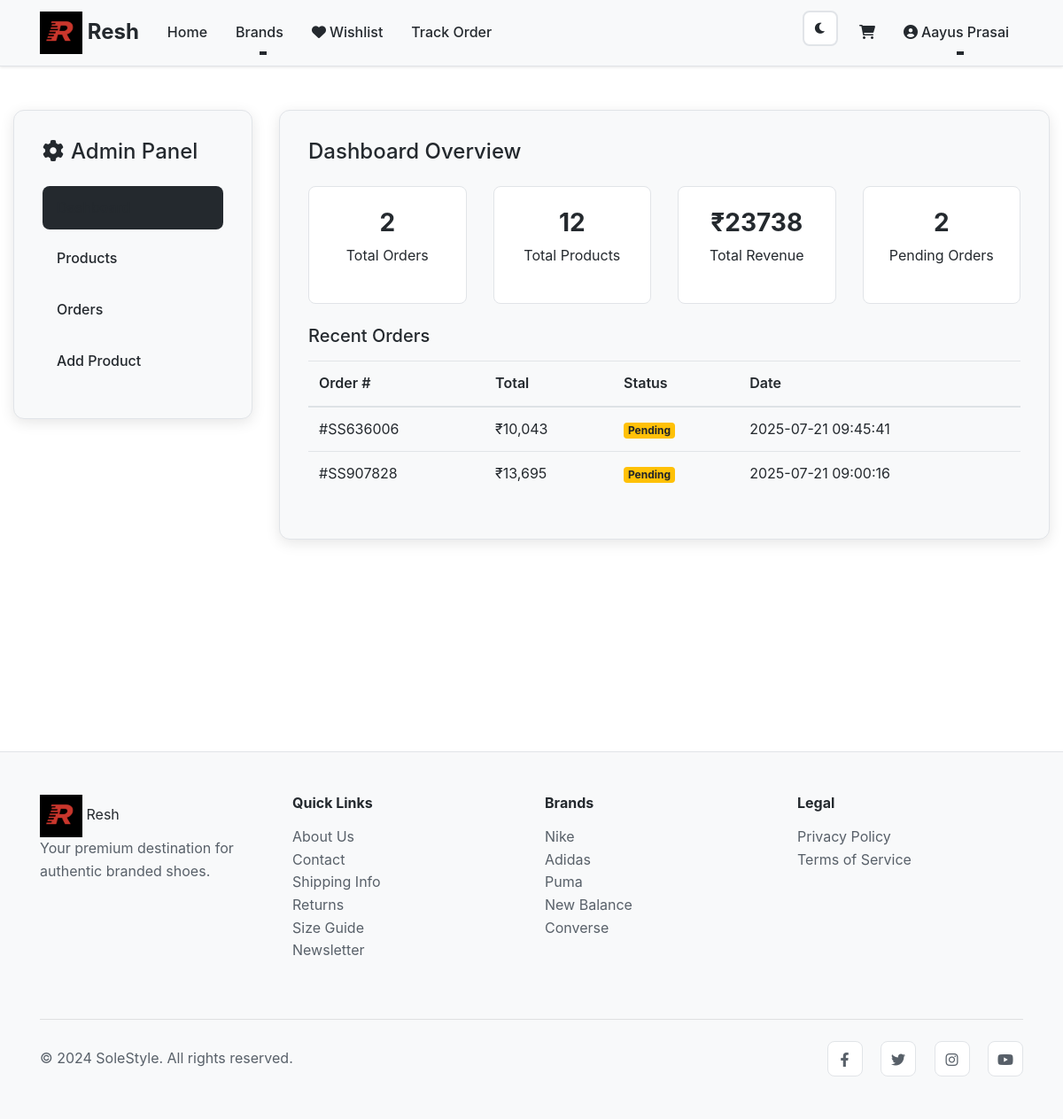
Page /admin (signed in) on the committed database.
### tables this page shows
CREATE TABLE "users" (
	"id"	INTEGER,
	"name"	TEXT NOT NULL,
	"email"	TEXT NOT NULL UNIQUE,
	"password_hash"	TEXT NOT NULL,
	"is_admin"	BOOLEAN DEFAULT FALSE,
	"created_at"	TIMESTAMP DEFAULT CURRENT_TIMESTAMP,
	PRIMARY KEY("id" AUTOINCREMENT)
);

CREATE TABLE orders
    (
        id
        INTEGER
        PRIMARY
        KEY
        AUTOINCREMENT,
        user_id
        INTEGER,
        order_number
        TEXT
        UNIQUE
        NOT
        NULL,
        items
        TEXT
        NOT
        NULL,
        total
        REAL
        NOT
        NULL,
        status
        TEXT
        DEFAULT
        'pending',
        billing_info
        TEXT,
        created_at
        TIMESTAMP
        DEFAULT
        CURRENT_TIMESTAMP,
        FOREIGN
        KEY
                 (
        user_id
                 ) REFERENCES users
                 (
                     id
                 ));

### app.py (the view)
@app.route('/admin')
@admin_required
def admin():
    conn = sqlite3.connect('ecommerce.db')
    conn.row_factory = sqlite3.Row  # Dict-style row access
    c = conn.cursor()
    c.execute("SELECT * FROM orders ORDER BY created_at DESC")
    orders = c.fetchall()
    conn.close()
    return render_template('admin.html', orders=orders, products=products_data)

### app.py (called while the page is built)
def admin_required(f):
    @wraps(f)
    def decorated_function(*args, **kwargs):
        if 'user_id' not in session:
            return redirect(url_for('login'))
        conn = sqlite3.connect('ecommerce.db')
        c = conn.cursor()
        c.execute("SELECT is_admin FROM users WHERE id = ?", (session['user_id'],))
        user = c.fetchone()
        conn.close()
        if not user or not user[0]:
            return redirect(url_for('index'))
        return f(*args, **kwargs)
    return decorated_function

@app.context_processor
def utility_processor():
    return dict(loads=json.loads)

### templates/admin.html (shortened to what this page needs)
{% extends "base.html" %}
{% block content %}
<div class="container-fluid py-5">
    <div class="row">
        <div class="col-lg-3 mb-4">
            <div class="admin-sidebar">
                <h4 class="mb-4"><i class="fas fa-cog text-accent mr-2"></i>Admin Panel</h4>
                <ul class="nav nav-pills flex-column admin-nav" id="adminTabs" role="tablist">
                    <li class="nav-item"><a class="nav-link active" id="dashboard-tab" data-toggle="pill" href="#dashboard">Dashboard</a></li>
                    <li class="nav-item"><a class="nav-link" id="products-tab" data-toggle="pill" href="#products">Products</a></li>
                    <li class="nav-item"><a class="nav-link" id="orders-tab" data-toggle="pill" href="#orders">Orders</a></li>
                    <li class="nav-item"><a class="nav-link" id="add-product-tab" data-toggle="pill" href="#add-product">Add Product</a></li>
                </ul>
            </div>
        </div>
        <div class="col-lg-9">
            <div class="tab-content admin-content" id="adminTabsContent">
                <div class="tab-pane fade show active" id="dashboard" role="tabpanel">
                    <div class="admin-section">
                        <h4 class="mb-4">Dashboard Overview</h4>
                        <div class="row mb-4">
                            <div class="col-md-3"><div class="stat-card"><h3>{{ orders|length }}</h3><p>Total Orders</p></div></div>
                            <div class="col-md-3"><div class="stat-card"><h3>{{ products.values() | map('length') | sum }}</h3><p>Total Products</p></div></div>
                            <div class="col-md-3"><div class="stat-card"><h3>₹{{ orders | sum(attribute='total') | int }}</h3><p>Total Revenue</p></div></div>
                            <div class="col-md-3"><div class="stat-card"><h3>{{ orders | selectattr('status', 'equalto', 'pending') | list | length }}</h3><p>Pending Orders</p></div></div>
                        </div>
                        <div class="recent-activity">
                            <h5 class="mb-3">Recent Orders</h5>
                            <div class="table-responsive">
                                <table class="table table-hover">
                                    <thead><tr><th>Order #</th><th>Total</th><th>Status</th><th>Date</th></tr></thead>
                                    <tbody>
                                    {% for order in orders[:5] %}
                                        <tr>
                                            <td>#{{ order['order_number'] }}</td>
                                            <td>₹{{ "{:,.0f}".format(order['total']) }}</td>
                                            <td><span class="badge badge-{% if order['status'] == 'completed' %}success{% elif order['status'] == 'pending' %}warning{% else %}info{% endif %}">{{ order['status']|title }}</span></td>
                                            <td>{{ order['created_at'] }}</td>
                                        </tr>
                                    {% endfor %}
                                    </tbody>
                                </table>
                            </div>
                        </div>
                    </div>
                </div>
            </div>
        </div>
    </div>
</div>
{% endblock %}

### templates/base.html (shortened to what this page needs)
<!DOCTYPE html>
<html lang="en">
<head>
    <link href="https://stackpath.bootstrapcdn.com/bootstrap/4.5.2/css/bootstrap.min.css" rel="stylesheet">
    <link href="https://cdnjs.cloudflare.com/ajax/libs/font-awesome/6.0.0/css/all.min.css" rel="stylesheet">
    <link href="{{ url_for('static', filename='css/style.css') }}" rel="stylesheet">
</head>
<body>
    <nav class="navbar navbar-expand-lg navbar-light bg-surface fixed-top">
        <div class="container">
            <a class="navbar-brand font-weight-bold flex items-center space-x-2" href="{{ url_for('index') }}">
                <img src="{{ url_for('static', filename='/images/resh.jpg') }}" alt="Resh Logo"
                     class="logo"  />
                <span class="text-accent">Resh</span>
            </a>
            <div class="collapse navbar-collapse" id="navbarNav">
                <ul class="navbar-nav mr-auto">
                    <li class="nav-item">
                        <a class="nav-link" href="{{ url_for('index') }}">Home</a>
                    </li>
                    <li class="nav-item dropdown">
                        <a class="nav-link dropdown-toggle" href="#" id="brandsDropdown" role="button" data-toggle="dropdown">
                            Brands
                        </a>
                    </li>
                    <li class="nav-item">
                        <a class="nav-link" href="{{ url_for('wishlist') }}">
                            <i class="fas fa-heart mr-1"></i>Wishlist
                        </a>
                    </li>
                    <li class="nav-item">
                        <a class="nav-link" href="{{ url_for('track_order') }}">Track Order</a>
                    </li>
                </ul>
                <ul class="navbar-nav">
                    <li class="nav-item">
                        <button id="themeToggle" class="btn btn-outline-secondary btn-sm mr-2">
                            <i class="fas fa-moon" id="themeIcon"></i>
                        </button>
                    </li>
                    <li class="nav-item">
                        <a class="nav-link" href="{{ url_for('cart') }}">
                            <i class="fas fa-shopping-cart"></i>
                        </a>
                    </li>
                    {% if session.user_id %}
                    <li class="nav-item dropdown">
                        <a class="nav-link dropdown-toggle" href="#" id="userDropdown" role="button" data-toggle="dropdown">
                            <i class="fas fa-user-circle mr-1"></i>{{ session.user_name }}
                        </a>
                    </li>
                    {% endif %}
                </ul>
            </div>
        </div>
    </nav>
    <main class="main-content">
        {% block content %}{% endblock %}
    </main>
    <footer class="bg-surface border-top mt-5">
        <div class="container py-5">
            <div class="row">
                <div class="col-md-3 mb-4">
                    <img src="{{ url_for('static', filename='/images/resh.jpg') }}" alt="Resh Logo"
                     class="logo"  />
                    <span class="text-accent">Resh</span>
                    <p class="text-secondary">Your premium destination for authentic branded shoes.</p>
                </div>
                <div class="col-md-3 mb-4">
                    <h6 class="font-weight-bold mb-3">Quick Links</h6>
                    <ul class="list-unstyled">
                        <li><a href="{{ url_for('about') }}" class="text-secondary">About Us</a></li>
                        <li><a href="{{ url_for('contact') }}" class="text-secondary">Contact</a></li>
                        <li><a href="{{ url_for('shipping') }}" class="text-secondary">Shipping Info</a></li>
                        <li><a href="{{ url_for('returns') }}" class="text-secondary">Returns</a></li>
                        <li><a href="{{ url_for('size_guide') }}" class="text-secondary">Size Guide</a></li>
                        <li><a href="{{ url_for('newsletter') }}" class="text-secondary">Newsletter</a></li>
                    </ul>
                </div>
                <div class="col-md-3 mb-4">
                    <h6 class="font-weight-bold mb-3">Brands</h6>
                    <ul class="list-unstyled">
                        <li><a href="{{ url_for('nike') }}" class="text-secondary">Nike</a></li>
                        <li><a href="{{ url_for('adidas') }}" class="text-secondary">Adidas</a></li>
                        <li><a href="{{ url_for('puma') }}" class="text-secondary">Puma</a></li>
                        <li><a href="{{ url_for('newbalance') }}" class="text-secondary">New Balance</a></li>
                        <li><a href="{{ url_for('converse') }}" class="text-secondary">Converse</a></li>
                    </ul>
                </div>
                <div class="col-md-3 mb-4">
                    <h6 class="font-weight-bold mb-3">Legal</h6>
                    <ul class="list-unstyled">
                        <li><a href="{{ url_for('privacy') }}" class="text-secondary">Privacy Policy</a></li>
                        <li><a href="{{ url_for('terms') }}" class="text-secondary">Terms of Service</a></li>
                    </ul>
                </div>
            </div>
            <hr class="my-4">
            <div class="row align-items-center">
                <div class="col-md-6">
                    <p class="text-secondary mb-0">&copy; 2024 SoleStyle. All rights reserved.</p>
                </div>
                <div class="col-md-6 text-md-right">
                    <div class="social-links">
                        <a href="#" class="text-secondary mr-3"><i class="fab fa-facebook-f"></i></a>
                        <a href="#" class="text-secondary mr-3"><i class="fab fa-twitter"></i></a>
                        <a href="#" class="text-secondary mr-3"><i class="fab fa-instagram"></i></a>
                        <a href="#" class="text-secondary"><i class="fab fa-youtube"></i></a>
                    </div>
                </div>
            </div>
        </div>
    </footer>
</body>
</html>

### static/css/style.css (style rules this page uses)
:root { --bg-color: #ffffff; --surface-color: #f8f9fa; --border-color: #e1e4e8; --primary-text: #24292e; --secondary-text: #586069; --muted-text: #959da5; --accent-color: #24292e; --hover-color: #444d56; --success-color: #28a745; --danger-color: #d73a49; --warning-color: #ffc107; --shadow: rgba(0, 0, 0, 0.1); }
* { transition: all 0.3s cubic-bezier(0.4, 0, 0.2, 1); }
body { background-color: var(--bg-color); color: var(--primary-text); font-family: -apple-system, BlinkMacSystemFont, "Segoe UI", "Noto Sans", Helvetica, Arial, sans-serif; line-height: 1.6; }
.bg-surface { background-color: var(--surface-color) !important; }
.text-secondary { color: var(--secondary-text) !important; }
.text-accent { color: var(--accent-color) !important; }
.border-top { border-color: var(--border-color) !important; }
.navbar { background-color: var(--surface-color) !important; border-bottom: 1px solid var(--border-color); box-shadow: 0 1px 3px var(--shadow); backdrop-filter: blur(10px); }
.navbar-brand { font-size: 1.5rem; font-weight: 700; color: var(--primary-text) !important; transition: all 0.3s cubic-bezier(0.4, 0, 0.2, 1); }
.nav-link { color: var(--primary-text) !important; font-weight: 500; position: relative; padding: 0.75rem 1rem !important; border-radius: 6px; transition: all 0.3s cubic-bezier(0.4, 0, 0.2, 1); }
.nav-link::after { content: ""; position: absolute; bottom: 0; left: 50%; width: 0; height: 2px; background: var(--accent-color); transition: all 0.3s cubic-bezier(0.4, 0, 0.2, 1); transform: translateX(-50%); }
.logo { height: 32px; width: 32px; object-fit: contain; }
@media (min-width: 640px) { .logo { height: 40px; width: 40px; } }
@media (min-width: 768px) { .logo { height: 48px; width: 48px; } }
.main-content { margin-top: 76px; min-height: calc(100vh - 76px); }
#themeToggle { border: 2px solid var(--border-color); background: var(--bg-color); color: var(--primary-text); border-radius: 8px; width: 40px; height: 40px; display: flex; align-items: center; justify-content: center; transition: all 0.3s cubic-bezier(0.4, 0, 0.2, 1); }
footer { background-color: var(--surface-color) !important; border-top: 1px solid var(--border-color); color: var(--secondary-text); }
footer h5, footer h6 { color: var(--primary-text); }
footer a { color: var(--secondary-text); text-decoration: none; position: relative; transition: all 0.3s cubic-bezier(0.4, 0, 0.2, 1); }
footer a::after { content: ""; position: absolute; bottom: -2px; left: 0; width: 0; height: 2px; background: var(--accent-color); transition: width 0.3s cubic-bezier(0.4, 0, 0.2, 1); }
.social-links a { display: inline-block; width: 40px; height: 40px; line-height: 40px; text-align: center; border-radius: 8px; background: var(--bg-color); border: 1px solid var(--border-color); transition: all 0.3s cubic-bezier(0.4, 0, 0.2, 1); }
html { scroll-behavior: smooth; }
.stat-card { background: var(--bg-color); border: 1px solid var(--border-color); padding: 1.5rem; border-radius: 8px; text-align: center; transition: all 0.3s ease; }
.stat-card h3 { color: var(--accent-color); font-weight: 700; margin-bottom: 0.5rem; }
.admin-sidebar { background: var(--surface-color); border: 1px solid var(--border-color); padding: 2rem; border-radius: 12px; box-shadow: 0 4px 16px var(--shadow); position: sticky; top: 100px; }
.admin-nav .nav-link { color: var(--secondary-text); border-radius: 8px; margin-bottom: 0.5rem; padding: 12px 16px; transition: all 0.3s cubic-bezier(0.4, 0, 0.2, 1); }
.admin-nav .nav-link.active { background: var(--accent-color); color: var(--bg-color); }
.admin-content { background: var(--surface-color); border: 1px solid var(--border-color); border-radius: 12px; box-shadow: 0 4px 16px var(--shadow); }
.admin-section { padding: 2rem; }
.badge-warning { background-color: var(--warning-color); }
.table { color: var(--primary-text); }
.table th { border-color: var(--border-color); color: var(--primary-text); font-weight: 600; }
.table td { border-color: var(--border-color); }

### rows in the picture
users: user_name "Aayus Prasai"
orders: order_number "SS636006", total "10,043", status "Pending", created_at "2025-07-21 09:45:41"
orders: order_number "SS907828", total "13,695", status "Pending", created_at "2025-07-21 09:00:16"

### other values in the picture
{{ orders|length }} "2"
{{ products.values() | map('length') | sum }} "12"
{{ orders | sum(attribute='total') | int }} "23738"
{{ orders | selectattr('status', 'equalto', 'pending') | list | length }} "2"
